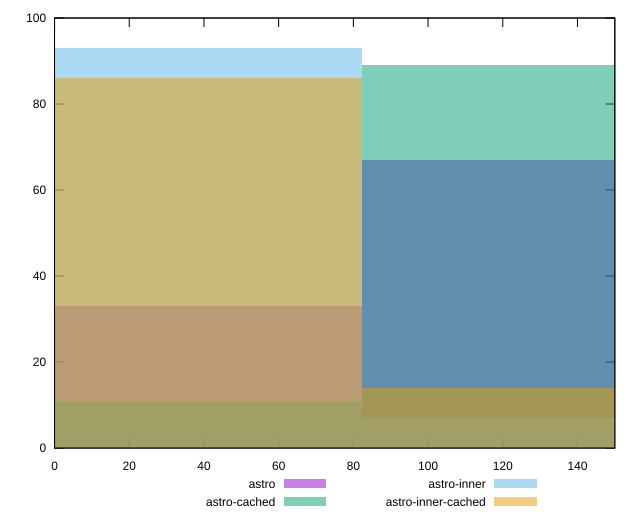

Source code (gnuplot):
reset

$astro <<EOF
164.52664231349553 67
0 33
EOF

$astroCached <<EOF
164.52664231349553 89
0 11
EOF

$astroInner <<EOF
0 93
164.52664231349553 7
EOF

$astroInnerCached <<EOF
164.52664231349553 14
0 86
EOF

set key outside below
set boxwidth 164.52664231349553
set xrange [0:150]
set yrange [0:100]
set trange [0:100]
set style fill transparent solid 0.5 noborder
set terminal svg size 640, 520 enhanced background rgb 'white'
set output "reports/report_00033_2021-03-01T14-23-16.841Z/unminified-javascript/comparison/histogram/all_raw.svg"

plot $astro title "astro" with boxes, \
     $astroCached title "astro-cached" with boxes, \
     $astroInner title "astro-inner" with boxes, \
     $astroInnerCached title "astro-inner-cached" with boxes

reset
